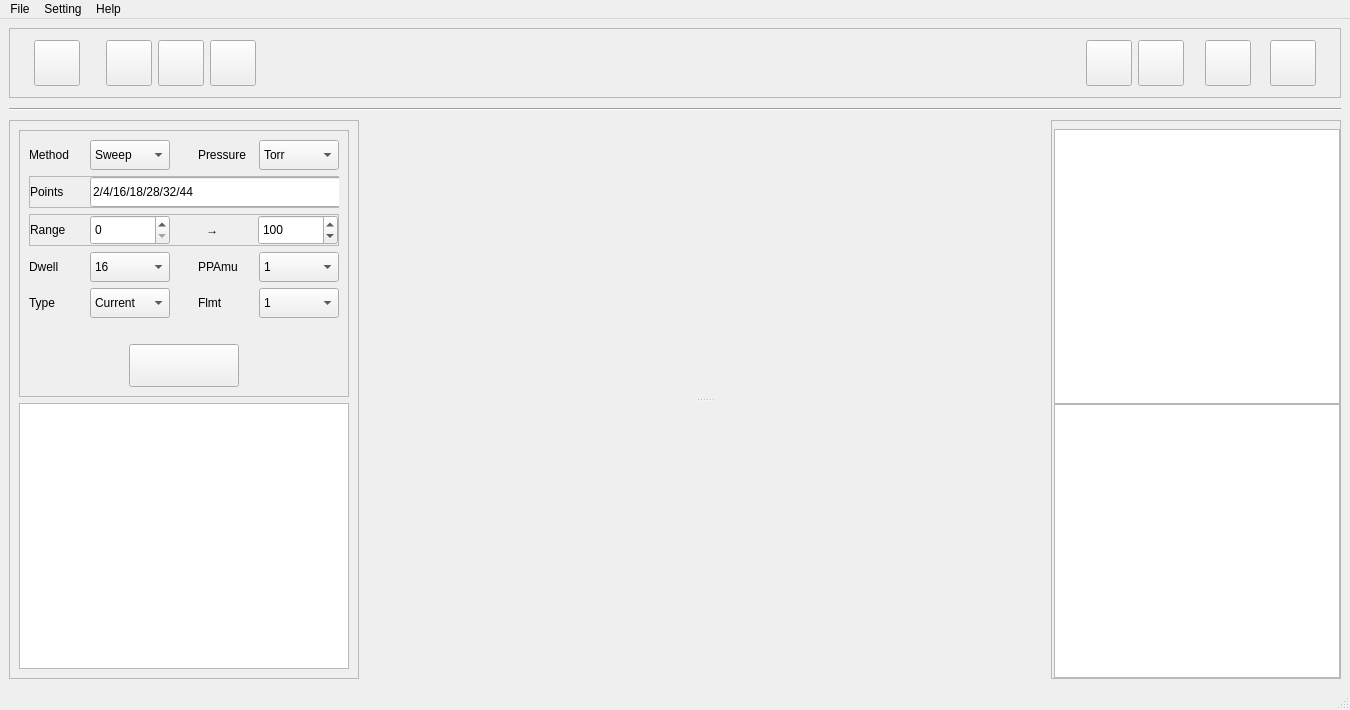
<?xml version="1.0" encoding="UTF-8"?>
<ui version="4.0">
 <class>MyRga</class>
 <widget class="QMainWindow" name="MyRga">
  <property name="geometry">
   <rect>
    <x>0</x>
    <y>0</y>
    <width>1350</width>
    <height>710</height>
   </rect>
  </property>
  <property name="minimumSize">
   <size>
    <width>1350</width>
    <height>710</height>
   </size>
  </property>
  <property name="windowTitle">
   <string>MyRga</string>
  </property>
  <widget class="QWidget" name="centralwidget">
   <layout class="QGridLayout" name="gridLayout_7" rowstretch="1,1,99">
    <item row="0" column="0">
     <widget class="QFrame" name="frm_toolbtns">
      <property name="frameShape">
       <enum>QFrame::StyledPanel</enum>
      </property>
      <property name="frameShadow">
       <enum>QFrame::Raised</enum>
      </property>
      <layout class="QGridLayout" name="gridLayout_2">
       <item row="0" column="18">
        <spacer name="horizontalSpacer_15">
         <property name="orientation">
          <enum>Qt::Horizontal</enum>
         </property>
         <property name="sizeType">
          <enum>QSizePolicy::Fixed</enum>
         </property>
         <property name="sizeHint" stdset="0">
          <size>
           <width>13</width>
           <height>20</height>
          </size>
         </property>
        </spacer>
       </item>
       <item row="0" column="16">
        <spacer name="horizontalSpacer">
         <property name="orientation">
          <enum>Qt::Horizontal</enum>
         </property>
         <property name="sizeType">
          <enum>QSizePolicy::Fixed</enum>
         </property>
         <property name="sizeHint" stdset="0">
          <size>
           <width>15</width>
           <height>20</height>
          </size>
         </property>
        </spacer>
       </item>
       <item row="0" column="15">
        <widget class="QToolButton" name="tb_em">
         <property name="minimumSize">
          <size>
           <width>46</width>
           <height>46</height>
          </size>
         </property>
         <property name="maximumSize">
          <size>
           <width>46</width>
           <height>46</height>
          </size>
         </property>
         <property name="toolTip">
          <string>Toggle EM</string>
         </property>
         <property name="text">
          <string/>
         </property>
         <property name="icon">
          <iconset resource="resources/resources.qrc">
           <normaloff>:/Resource/Picture/svg/em_off.svg</normaloff>:/Resource/Picture/svg/em_off.svg</iconset>
         </property>
         <property name="iconSize">
          <size>
           <width>40</width>
           <height>40</height>
          </size>
         </property>
        </widget>
       </item>
       <item row="0" column="4">
        <widget class="QToolButton" name="tb_recipe">
         <property name="minimumSize">
          <size>
           <width>46</width>
           <height>46</height>
          </size>
         </property>
         <property name="maximumSize">
          <size>
           <width>46</width>
           <height>46</height>
          </size>
         </property>
         <property name="toolTip">
          <string>Recipe</string>
         </property>
         <property name="text">
          <string/>
         </property>
         <property name="icon">
          <iconset resource="resources/resources.qrc">
           <normaloff>:/Resource/Picture/svg/tune.svg</normaloff>:/Resource/Picture/svg/tune.svg</iconset>
         </property>
         <property name="iconSize">
          <size>
           <width>40</width>
           <height>40</height>
          </size>
         </property>
        </widget>
       </item>
       <item row="0" column="7">
        <widget class="QToolButton" name="tb_review">
         <property name="minimumSize">
          <size>
           <width>46</width>
           <height>46</height>
          </size>
         </property>
         <property name="maximumSize">
          <size>
           <width>46</width>
           <height>46</height>
          </size>
         </property>
         <property name="toolTip">
          <string>Data Review</string>
         </property>
         <property name="text">
          <string/>
         </property>
         <property name="icon">
          <iconset resource="resources/resources.qrc">
           <normaloff>:/Resource/Picture/svg/rollback.svg</normaloff>:/Resource/Picture/svg/rollback.svg</iconset>
         </property>
         <property name="iconSize">
          <size>
           <width>40</width>
           <height>40</height>
          </size>
         </property>
        </widget>
       </item>
       <item row="0" column="13">
        <spacer name="horizontalSpacer_3">
         <property name="orientation">
          <enum>Qt::Horizontal</enum>
         </property>
         <property name="sizeType">
          <enum>QSizePolicy::Expanding</enum>
         </property>
         <property name="sizeHint" stdset="0">
          <size>
           <width>40</width>
           <height>20</height>
          </size>
         </property>
        </spacer>
       </item>
       <item row="0" column="3">
        <spacer name="horizontalSpacer_11">
         <property name="orientation">
          <enum>Qt::Horizontal</enum>
         </property>
         <property name="sizeType">
          <enum>QSizePolicy::Fixed</enum>
         </property>
         <property name="sizeHint" stdset="0">
          <size>
           <width>20</width>
           <height>20</height>
          </size>
         </property>
        </spacer>
       </item>
       <item row="0" column="5">
        <widget class="QToolButton" name="tb_comm">
         <property name="minimumSize">
          <size>
           <width>46</width>
           <height>46</height>
          </size>
         </property>
         <property name="maximumSize">
          <size>
           <width>46</width>
           <height>46</height>
          </size>
         </property>
         <property name="toolTip">
          <string>Communication</string>
         </property>
         <property name="text">
          <string/>
         </property>
         <property name="icon">
          <iconset resource="resources/resources.qrc">
           <normaloff>:/Resource/Picture/svg/data_transfer.svg</normaloff>:/Resource/Picture/svg/data_transfer.svg</iconset>
         </property>
         <property name="iconSize">
          <size>
           <width>40</width>
           <height>40</height>
          </size>
         </property>
        </widget>
       </item>
       <item row="0" column="11">
        <spacer name="horizontalSpacer_2">
         <property name="orientation">
          <enum>Qt::Horizontal</enum>
         </property>
         <property name="sizeType">
          <enum>QSizePolicy::Expanding</enum>
         </property>
         <property name="sizeHint" stdset="0">
          <size>
           <width>40</width>
           <height>45</height>
          </size>
         </property>
        </spacer>
       </item>
       <item row="0" column="12">
        <widget class="QLabel" name="lb_logo">
         <property name="sizePolicy">
          <sizepolicy hsizetype="Fixed" vsizetype="Fixed">
           <horstretch>0</horstretch>
           <verstretch>0</verstretch>
          </sizepolicy>
         </property>
         <property name="minimumSize">
          <size>
           <width>375</width>
           <height>50</height>
          </size>
         </property>
         <property name="maximumSize">
          <size>
           <width>375</width>
           <height>50</height>
          </size>
         </property>
         <property name="baseSize">
          <size>
           <width>0</width>
           <height>0</height>
          </size>
         </property>
         <property name="text">
          <string/>
         </property>
         <property name="textFormat">
          <enum>Qt::RichText</enum>
         </property>
         <property name="pixmap">
          <pixmap resource="resources/resources.qrc">:/Resource/Picture/jpg/Inficon-Logo.jpg</pixmap>
         </property>
         <property name="scaledContents">
          <bool>true</bool>
         </property>
        </widget>
       </item>
       <item row="0" column="19">
        <widget class="QToolButton" name="tb_info">
         <property name="minimumSize">
          <size>
           <width>46</width>
           <height>46</height>
          </size>
         </property>
         <property name="maximumSize">
          <size>
           <width>46</width>
           <height>46</height>
          </size>
         </property>
         <property name="toolTip">
          <string>Information</string>
         </property>
         <property name="text">
          <string/>
         </property>
         <property name="icon">
          <iconset resource="resources/resources.qrc">
           <normaloff>:/Resource/Picture/svg/information.svg</normaloff>:/Resource/Picture/svg/information.svg</iconset>
         </property>
         <property name="iconSize">
          <size>
           <width>40</width>
           <height>40</height>
          </size>
         </property>
        </widget>
       </item>
       <item row="0" column="0">
        <spacer name="horizontalSpacer_14">
         <property name="orientation">
          <enum>Qt::Horizontal</enum>
         </property>
         <property name="sizeType">
          <enum>QSizePolicy::Fixed</enum>
         </property>
         <property name="sizeHint" stdset="0">
          <size>
           <width>15</width>
           <height>20</height>
          </size>
         </property>
        </spacer>
       </item>
       <item row="0" column="14">
        <widget class="QToolButton" name="tb_flmt">
         <property name="minimumSize">
          <size>
           <width>46</width>
           <height>46</height>
          </size>
         </property>
         <property name="maximumSize">
          <size>
           <width>46</width>
           <height>46</height>
          </size>
         </property>
         <property name="toolTip">
          <string>Toggle Filament</string>
         </property>
         <property name="styleSheet">
          <string notr="true"/>
         </property>
         <property name="text">
          <string/>
         </property>
         <property name="icon">
          <iconset resource="resources/resources.qrc">
           <normaloff>:/Resource/Picture/svg/filament_off.svg</normaloff>:/Resource/Picture/svg/filament_off.svg</iconset>
         </property>
         <property name="iconSize">
          <size>
           <width>40</width>
           <height>40</height>
          </size>
         </property>
         <property name="toolButtonStyle">
          <enum>Qt::ToolButtonIconOnly</enum>
         </property>
        </widget>
       </item>
       <item row="0" column="20">
        <spacer name="horizontalSpacer_12">
         <property name="orientation">
          <enum>Qt::Horizontal</enum>
         </property>
         <property name="sizeType">
          <enum>QSizePolicy::Fixed</enum>
         </property>
         <property name="sizeHint" stdset="0">
          <size>
           <width>15</width>
           <height>20</height>
          </size>
         </property>
        </spacer>
       </item>
       <item row="0" column="1">
        <widget class="QToolButton" name="tb_menu">
         <property name="minimumSize">
          <size>
           <width>46</width>
           <height>46</height>
          </size>
         </property>
         <property name="maximumSize">
          <size>
           <width>46</width>
           <height>46</height>
          </size>
         </property>
         <property name="toolTip">
          <string>Toggle Side</string>
         </property>
         <property name="text">
          <string/>
         </property>
         <property name="icon">
          <iconset resource="resources/resources.qrc">
           <normaloff>:/Resource/Picture/svg/menu.svg</normaloff>:/Resource/Picture/svg/menu.svg</iconset>
         </property>
         <property name="iconSize">
          <size>
           <width>40</width>
           <height>40</height>
          </size>
         </property>
        </widget>
       </item>
       <item row="0" column="17">
        <widget class="QToolButton" name="tb_link">
         <property name="minimumSize">
          <size>
           <width>46</width>
           <height>46</height>
          </size>
         </property>
         <property name="maximumSize">
          <size>
           <width>46</width>
           <height>46</height>
          </size>
         </property>
         <property name="toolTip">
          <string>Link</string>
         </property>
         <property name="text">
          <string/>
         </property>
         <property name="icon">
          <iconset resource="resources/resources.qrc">
           <normaloff>:/Resource/Picture/svg/broken_link.svg</normaloff>:/Resource/Picture/svg/broken_link.svg</iconset>
         </property>
         <property name="iconSize">
          <size>
           <width>40</width>
           <height>40</height>
          </size>
         </property>
        </widget>
       </item>
      </layout>
     </widget>
    </item>
    <item row="1" column="0">
     <widget class="Line" name="line">
      <property name="minimumSize">
       <size>
        <width>0</width>
        <height>10</height>
       </size>
      </property>
      <property name="styleSheet">
       <string notr="true">color: rgb(170, 0, 127);</string>
      </property>
      <property name="orientation">
       <enum>Qt::Horizontal</enum>
      </property>
     </widget>
    </item>
    <item row="2" column="0">
     <layout class="QHBoxLayout" name="horizontalLayout_4" stretch="1,99,1">
      <item>
       <widget class="QFrame" name="frm_left">
        <property name="frameShape">
         <enum>QFrame::StyledPanel</enum>
        </property>
        <property name="frameShadow">
         <enum>QFrame::Raised</enum>
        </property>
        <layout class="QGridLayout" name="gridLayout_5">
         <item row="0" column="0">
          <widget class="QFrame" name="frame_settings">
           <property name="minimumSize">
            <size>
             <width>330</width>
             <height>0</height>
            </size>
           </property>
           <property name="maximumSize">
            <size>
             <width>360</width>
             <height>16777215</height>
            </size>
           </property>
           <property name="frameShape">
            <enum>QFrame::StyledPanel</enum>
           </property>
           <property name="frameShadow">
            <enum>QFrame::Raised</enum>
           </property>
           <layout class="QGridLayout" name="gridLayout_4">
            <item row="2" column="0">
             <widget class="QFrame" name="frame_range">
              <property name="frameShape">
               <enum>QFrame::StyledPanel</enum>
              </property>
              <property name="frameShadow">
               <enum>QFrame::Raised</enum>
              </property>
              <layout class="QGridLayout" name="gridLayout">
               <property name="leftMargin">
                <number>0</number>
               </property>
               <property name="topMargin">
                <number>0</number>
               </property>
               <property name="rightMargin">
                <number>0</number>
               </property>
               <property name="bottomMargin">
                <number>0</number>
               </property>
               <property name="spacing">
                <number>0</number>
               </property>
               <item row="0" column="0">
                <layout class="QHBoxLayout" name="horizontalLayout_10">
                 <item>
                  <widget class="QLabel" name="lb_range">
                   <property name="minimumSize">
                    <size>
                     <width>60</width>
                     <height>30</height>
                    </size>
                   </property>
                   <property name="maximumSize">
                    <size>
                     <width>60</width>
                     <height>30</height>
                    </size>
                   </property>
                   <property name="toolTip">
                    <string>Sweep range</string>
                   </property>
                   <property name="text">
                    <string>Range</string>
                   </property>
                  </widget>
                 </item>
                 <item>
                  <widget class="QSpinBox" name="sb_start">
                   <property name="minimumSize">
                    <size>
                     <width>80</width>
                     <height>30</height>
                    </size>
                   </property>
                   <property name="maximumSize">
                    <size>
                     <width>80</width>
                     <height>30</height>
                    </size>
                   </property>
                   <property name="toolTip">
                    <string>Mass begin.</string>
                   </property>
                   <property name="minimum">
                    <number>0</number>
                   </property>
                   <property name="maximum">
                    <number>199</number>
                   </property>
                  </widget>
                 </item>
                 <item>
                  <widget class="QLabel" name="lb_arrow">
                   <property name="minimumSize">
                    <size>
                     <width>55</width>
                     <height>30</height>
                    </size>
                   </property>
                   <property name="maximumSize">
                    <size>
                     <width>16777215</width>
                     <height>16777215</height>
                    </size>
                   </property>
                   <property name="text">
                    <string>→ </string>
                   </property>
                   <property name="alignment">
                    <set>Qt::AlignCenter</set>
                   </property>
                  </widget>
                 </item>
                 <item>
                  <widget class="QSpinBox" name="sb_end">
                   <property name="minimumSize">
                    <size>
                     <width>80</width>
                     <height>30</height>
                    </size>
                   </property>
                   <property name="maximumSize">
                    <size>
                     <width>80</width>
                     <height>30</height>
                    </size>
                   </property>
                   <property name="toolTip">
                    <string>Mass end.</string>
                   </property>
                   <property name="minimum">
                    <number>1</number>
                   </property>
                   <property name="maximum">
                    <number>200</number>
                   </property>
                   <property name="value">
                    <number>100</number>
                   </property>
                  </widget>
                 </item>
                </layout>
               </item>
              </layout>
             </widget>
            </item>
            <item row="0" column="0">
             <layout class="QHBoxLayout" name="bl_method_pres">
              <item>
               <layout class="QHBoxLayout" name="horizontalLayout_3">
                <item>
                 <widget class="QLabel" name="label_5">
                  <property name="minimumSize">
                   <size>
                    <width>55</width>
                    <height>30</height>
                   </size>
                  </property>
                  <property name="maximumSize">
                   <size>
                    <width>55</width>
                    <height>30</height>
                   </size>
                  </property>
                  <property name="toolTip">
                   <string>Scan Method</string>
                  </property>
                  <property name="text">
                   <string>Method</string>
                  </property>
                  <property name="alignment">
                   <set>Qt::AlignLeading|Qt::AlignLeft|Qt::AlignVCenter</set>
                  </property>
                 </widget>
                </item>
                <item>
                 <widget class="QComboBox" name="cb_method">
                  <property name="minimumSize">
                   <size>
                    <width>80</width>
                    <height>30</height>
                   </size>
                  </property>
                  <property name="maximumSize">
                   <size>
                    <width>80</width>
                    <height>30</height>
                   </size>
                  </property>
                  <property name="toolTip">
                   <string>Scan method.</string>
                  </property>
                  <item>
                   <property name="text">
                    <string>Sweep</string>
                   </property>
                  </item>
                  <item>
                   <property name="text">
                    <string>Points</string>
                   </property>
                  </item>
                 </widget>
                </item>
               </layout>
              </item>
              <item>
               <spacer name="horizontalSpacer_4">
                <property name="orientation">
                 <enum>Qt::Horizontal</enum>
                </property>
                <property name="sizeHint" stdset="0">
                 <size>
                  <width>40</width>
                  <height>20</height>
                 </size>
                </property>
               </spacer>
              </item>
              <item>
               <layout class="QHBoxLayout" name="horizontalLayout_12">
                <item>
                 <widget class="QLabel" name="label_10">
                  <property name="minimumSize">
                   <size>
                    <width>55</width>
                    <height>30</height>
                   </size>
                  </property>
                  <property name="maximumSize">
                   <size>
                    <width>55</width>
                    <height>30</height>
                   </size>
                  </property>
                  <property name="toolTip">
                   <string>Pressure Unit</string>
                  </property>
                  <property name="text">
                   <string>Pressure</string>
                  </property>
                 </widget>
                </item>
                <item>
                 <widget class="QComboBox" name="cb_unitpressure">
                  <property name="minimumSize">
                   <size>
                    <width>80</width>
                    <height>30</height>
                   </size>
                  </property>
                  <property name="maximumSize">
                   <size>
                    <width>80</width>
                    <height>30</height>
                   </size>
                  </property>
                  <property name="toolTip">
                   <string>Pressure unit for total pressure and partial pressure.</string>
                  </property>
                  <item>
                   <property name="text">
                    <string>Torr</string>
                   </property>
                  </item>
                  <item>
                   <property name="text">
                    <string>mBar</string>
                   </property>
                  </item>
                  <item>
                   <property name="text">
                    <string>Pa</string>
                   </property>
                  </item>
                 </widget>
                </item>
               </layout>
              </item>
             </layout>
            </item>
            <item row="5" column="0">
             <spacer name="verticalSpacer">
              <property name="orientation">
               <enum>Qt::Vertical</enum>
              </property>
              <property name="sizeType">
               <enum>QSizePolicy::Fixed</enum>
              </property>
              <property name="sizeHint" stdset="0">
               <size>
                <width>20</width>
                <height>20</height>
               </size>
              </property>
             </spacer>
            </item>
            <item row="6" column="0">
             <layout class="QHBoxLayout" name="bl_ctrl">
              <item>
               <spacer name="horizontalSpacer_8">
                <property name="orientation">
                 <enum>Qt::Horizontal</enum>
                </property>
                <property name="sizeHint" stdset="0">
                 <size>
                  <width>40</width>
                  <height>20</height>
                 </size>
                </property>
               </spacer>
              </item>
              <item>
               <widget class="QToolButton" name="tb_ctrl">
                <property name="minimumSize">
                 <size>
                  <width>110</width>
                  <height>42</height>
                 </size>
                </property>
                <property name="toolTip">
                 <string>Start</string>
                </property>
                <property name="text">
                 <string/>
                </property>
                <property name="icon">
                 <iconset resource="resources/resources.qrc">
                  <normaloff>:/Resource/Picture/svg/resume_button.svg</normaloff>:/Resource/Picture/svg/resume_button.svg</iconset>
                </property>
                <property name="iconSize">
                 <size>
                  <width>36</width>
                  <height>36</height>
                 </size>
                </property>
               </widget>
              </item>
              <item>
               <spacer name="horizontalSpacer_5">
                <property name="orientation">
                 <enum>Qt::Horizontal</enum>
                </property>
                <property name="sizeHint" stdset="0">
                 <size>
                  <width>40</width>
                  <height>20</height>
                 </size>
                </property>
               </spacer>
              </item>
             </layout>
            </item>
            <item row="3" column="0">
             <layout class="QHBoxLayout" name="bl_dwell_ppamu">
              <item>
               <layout class="QHBoxLayout" name="horizontalLayout_5">
                <item>
                 <widget class="QLabel" name="label_7">
                  <property name="minimumSize">
                   <size>
                    <width>55</width>
                    <height>30</height>
                   </size>
                  </property>
                  <property name="maximumSize">
                   <size>
                    <width>55</width>
                    <height>30</height>
                   </size>
                  </property>
                  <property name="toolTip">
                   <string>Scan Dwell</string>
                  </property>
                  <property name="text">
                   <string>Dwell</string>
                  </property>
                 </widget>
                </item>
                <item>
                 <widget class="QComboBox" name="cb_dwell">
                  <property name="minimumSize">
                   <size>
                    <width>80</width>
                    <height>30</height>
                   </size>
                  </property>
                  <property name="maximumSize">
                   <size>
                    <width>80</width>
                    <height>30</height>
                   </size>
                  </property>
                  <property name="toolTip">
                   <string>Point dwell time(ms).</string>
                  </property>
                  <property name="currentIndex">
                   <number>2</number>
                  </property>
                  <item>
                   <property name="text">
                    <string>4</string>
                   </property>
                  </item>
                  <item>
                   <property name="text">
                    <string>8</string>
                   </property>
                  </item>
                  <item>
                   <property name="text">
                    <string>16</string>
                   </property>
                  </item>
                  <item>
                   <property name="text">
                    <string>32</string>
                   </property>
                  </item>
                  <item>
                   <property name="text">
                    <string>64</string>
                   </property>
                  </item>
                  <item>
                   <property name="text">
                    <string>128</string>
                   </property>
                  </item>
                  <item>
                   <property name="text">
                    <string>256</string>
                   </property>
                  </item>
                 </widget>
                </item>
               </layout>
              </item>
              <item>
               <spacer name="horizontalSpacer_18">
                <property name="orientation">
                 <enum>Qt::Horizontal</enum>
                </property>
                <property name="sizeHint" stdset="0">
                 <size>
                  <width>40</width>
                  <height>20</height>
                 </size>
                </property>
               </spacer>
              </item>
              <item>
               <layout class="QHBoxLayout" name="horizontalLayout_6">
                <item>
                 <widget class="QLabel" name="label_11">
                  <property name="minimumSize">
                   <size>
                    <width>55</width>
                    <height>30</height>
                   </size>
                  </property>
                  <property name="maximumSize">
                   <size>
                    <width>55</width>
                    <height>30</height>
                   </size>
                  </property>
                  <property name="toolTip">
                   <string>Scan PPAmu</string>
                  </property>
                  <property name="text">
                   <string>PPAmu</string>
                  </property>
                 </widget>
                </item>
                <item>
                 <widget class="QComboBox" name="cb_ppamu">
                  <property name="minimumSize">
                   <size>
                    <width>80</width>
                    <height>30</height>
                   </size>
                  </property>
                  <property name="maximumSize">
                   <size>
                    <width>80</width>
                    <height>30</height>
                   </size>
                  </property>
                  <property name="toolTip">
                   <string>Points per amu.</string>
                  </property>
                  <property name="currentIndex">
                   <number>0</number>
                  </property>
                  <item>
                   <property name="text">
                    <string>1</string>
                   </property>
                  </item>
                  <item>
                   <property name="text">
                    <string>5</string>
                   </property>
                  </item>
                  <item>
                   <property name="text">
                    <string>10</string>
                   </property>
                  </item>
                 </widget>
                </item>
               </layout>
              </item>
             </layout>
            </item>
            <item row="1" column="0">
             <widget class="QFrame" name="frame_points">
              <property name="frameShape">
               <enum>QFrame::StyledPanel</enum>
              </property>
              <property name="frameShadow">
               <enum>QFrame::Raised</enum>
              </property>
              <layout class="QGridLayout" name="gridLayout_3">
               <property name="leftMargin">
                <number>0</number>
               </property>
               <property name="topMargin">
                <number>0</number>
               </property>
               <property name="rightMargin">
                <number>0</number>
               </property>
               <property name="bottomMargin">
                <number>0</number>
               </property>
               <property name="spacing">
                <number>0</number>
               </property>
               <item row="0" column="0">
                <layout class="QHBoxLayout" name="horizontalLayout_19">
                 <item>
                  <widget class="QLabel" name="lb_points">
                   <property name="minimumSize">
                    <size>
                     <width>60</width>
                     <height>30</height>
                    </size>
                   </property>
                   <property name="maximumSize">
                    <size>
                     <width>60</width>
                     <height>30</height>
                    </size>
                   </property>
                   <property name="toolTip">
                    <string>Selected points</string>
                   </property>
                   <property name="text">
                    <string>Points</string>
                   </property>
                  </widget>
                 </item>
                 <item>
                  <widget class="QLineEdit" name="le_points">
                   <property name="sizePolicy">
                    <sizepolicy hsizetype="Maximum" vsizetype="Fixed">
                     <horstretch>0</horstretch>
                     <verstretch>0</verstretch>
                    </sizepolicy>
                   </property>
                   <property name="minimumSize">
                    <size>
                     <width>300</width>
                     <height>30</height>
                    </size>
                   </property>
                   <property name="maximumSize">
                    <size>
                     <width>16777215</width>
                     <height>16777215</height>
                    </size>
                   </property>
                   <property name="toolTip">
                    <string>Mass points.</string>
                   </property>
                   <property name="text">
                    <string>2/4/16/18/28/32/44</string>
                   </property>
                  </widget>
                 </item>
                </layout>
               </item>
              </layout>
             </widget>
            </item>
            <item row="4" column="0">
             <layout class="QHBoxLayout" name="bl_type_flmt">
              <item>
               <layout class="QHBoxLayout" name="horizontalLayout_2">
                <item>
                 <widget class="QLabel" name="label_6">
                  <property name="minimumSize">
                   <size>
                    <width>55</width>
                    <height>30</height>
                   </size>
                  </property>
                  <property name="maximumSize">
                   <size>
                    <width>55</width>
                    <height>30</height>
                   </size>
                  </property>
                  <property name="toolTip">
                   <string>Data type</string>
                  </property>
                  <property name="text">
                   <string>Type</string>
                  </property>
                 </widget>
                </item>
                <item>
                 <widget class="QComboBox" name="cb_unitreport">
                  <property name="minimumSize">
                   <size>
                    <width>80</width>
                    <height>30</height>
                   </size>
                  </property>
                  <property name="maximumSize">
                   <size>
                    <width>80</width>
                    <height>30</height>
                   </size>
                  </property>
                  <property name="toolTip">
                   <string>Report unit type.</string>
                  </property>
                  <item>
                   <property name="text">
                    <string>Current</string>
                   </property>
                  </item>
                  <item>
                   <property name="text">
                    <string>PP</string>
                   </property>
                  </item>
                 </widget>
                </item>
               </layout>
              </item>
              <item>
               <spacer name="horizontalSpacer_19">
                <property name="orientation">
                 <enum>Qt::Horizontal</enum>
                </property>
                <property name="sizeHint" stdset="0">
                 <size>
                  <width>40</width>
                  <height>20</height>
                 </size>
                </property>
               </spacer>
              </item>
              <item>
               <layout class="QHBoxLayout" name="horizontalLayout_17">
                <item>
                 <widget class="QLabel" name="label_13">
                  <property name="minimumSize">
                   <size>
                    <width>55</width>
                    <height>30</height>
                   </size>
                  </property>
                  <property name="maximumSize">
                   <size>
                    <width>55</width>
                    <height>30</height>
                   </size>
                  </property>
                  <property name="toolTip">
                   <string>Select filament</string>
                  </property>
                  <property name="text">
                   <string>Flmt</string>
                  </property>
                 </widget>
                </item>
                <item>
                 <widget class="QComboBox" name="cb_flmt">
                  <property name="minimumSize">
                   <size>
                    <width>80</width>
                    <height>30</height>
                   </size>
                  </property>
                  <property name="maximumSize">
                   <size>
                    <width>80</width>
                    <height>30</height>
                   </size>
                  </property>
                  <property name="toolTip">
                   <string>Filament index for this recipe.</string>
                  </property>
                  <item>
                   <property name="text">
                    <string>1</string>
                   </property>
                  </item>
                  <item>
                   <property name="text">
                    <string>2</string>
                   </property>
                  </item>
                 </widget>
                </item>
               </layout>
              </item>
             </layout>
            </item>
           </layout>
          </widget>
         </item>
         <item row="1" column="0">
          <widget class="QTableWidget" name="tw_data">
           <property name="sizePolicy">
            <sizepolicy hsizetype="Expanding" vsizetype="Expanding">
             <horstretch>0</horstretch>
             <verstretch>0</verstretch>
            </sizepolicy>
           </property>
           <property name="minimumSize">
            <size>
             <width>0</width>
             <height>0</height>
            </size>
           </property>
           <property name="maximumSize">
            <size>
             <width>16777215</width>
             <height>16777215</height>
            </size>
           </property>
          </widget>
         </item>
        </layout>
       </widget>
      </item>
      <item>
       <widget class="QSplitter" name="chart_splitter">
        <property name="sizePolicy">
         <sizepolicy hsizetype="Preferred" vsizetype="Preferred">
          <horstretch>0</horstretch>
          <verstretch>0</verstretch>
         </sizepolicy>
        </property>
        <property name="minimumSize">
         <size>
          <width>0</width>
          <height>0</height>
         </size>
        </property>
        <property name="orientation">
         <enum>Qt::Vertical</enum>
        </property>
        <property name="opaqueResize">
         <bool>false</bool>
        </property>
        <property name="handleWidth">
         <number>2</number>
        </property>
        <property name="childrenCollapsible">
         <bool>false</bool>
        </property>
        <widget class="QCustomPlot" name="qcp_line" native="true">
         <property name="sizePolicy">
          <sizepolicy hsizetype="Maximum" vsizetype="Preferred">
           <horstretch>0</horstretch>
           <verstretch>0</verstretch>
          </sizepolicy>
         </property>
        </widget>
        <widget class="QCustomPlot" name="qcp_spec" native="true"/>
       </widget>
      </item>
      <item>
       <widget class="QFrame" name="frm_misc">
        <property name="minimumSize">
         <size>
          <width>290</width>
          <height>0</height>
         </size>
        </property>
        <property name="frameShape">
         <enum>QFrame::StyledPanel</enum>
        </property>
        <property name="frameShadow">
         <enum>QFrame::Raised</enum>
        </property>
        <layout class="QGridLayout" name="gridLayout_6">
         <property name="leftMargin">
          <number>2</number>
         </property>
         <property name="topMargin">
          <number>8</number>
         </property>
         <property name="rightMargin">
          <number>0</number>
         </property>
         <property name="bottomMargin">
          <number>0</number>
         </property>
         <property name="spacing">
          <number>0</number>
         </property>
         <item row="0" column="0">
          <widget class="QSplitter" name="splitter">
           <property name="orientation">
            <enum>Qt::Vertical</enum>
           </property>
           <property name="handleWidth">
            <number>0</number>
           </property>
           <widget class="QTableWidget" name="tw_info">
            <property name="sizePolicy">
             <sizepolicy hsizetype="Expanding" vsizetype="Expanding">
              <horstretch>0</horstretch>
              <verstretch>0</verstretch>
             </sizepolicy>
            </property>
            <property name="minimumSize">
             <size>
              <width>0</width>
              <height>0</height>
             </size>
            </property>
            <property name="maximumSize">
             <size>
              <width>16777215</width>
              <height>16777215</height>
             </size>
            </property>
           </widget>
           <widget class="QTextBrowser" name="tb_misc"/>
          </widget>
         </item>
        </layout>
       </widget>
      </item>
     </layout>
    </item>
   </layout>
  </widget>
  <widget class="QMenuBar" name="menubar">
   <property name="geometry">
    <rect>
     <x>0</x>
     <y>0</y>
     <width>1350</width>
     <height>22</height>
    </rect>
   </property>
   <widget class="QMenu" name="menuFile">
    <property name="title">
     <string>File</string>
    </property>
    <addaction name="actionReview"/>
    <addaction name="actionExit"/>
   </widget>
   <widget class="QMenu" name="menuSetting">
    <property name="title">
     <string>Setting</string>
    </property>
    <addaction name="actionRecipe"/>
    <addaction name="actionComm"/>
   </widget>
   <widget class="QMenu" name="menuHelp">
    <property name="title">
     <string>Help</string>
    </property>
    <addaction name="actionManual"/>
    <addaction name="actionAbout"/>
   </widget>
   <addaction name="menuFile"/>
   <addaction name="menuSetting"/>
   <addaction name="menuHelp"/>
  </widget>
  <widget class="QStatusBar" name="statusbar"/>
  <action name="actionReview">
   <property name="text">
    <string>Review</string>
   </property>
  </action>
  <action name="actionRecipe">
   <property name="text">
    <string>Recipe</string>
   </property>
  </action>
  <action name="actionComm">
   <property name="text">
    <string>Comm</string>
   </property>
  </action>
  <action name="actionManual">
   <property name="text">
    <string>Manual</string>
   </property>
  </action>
  <action name="actionAbout">
   <property name="text">
    <string>About</string>
   </property>
  </action>
  <action name="actionExit">
   <property name="text">
    <string>Exit</string>
   </property>
  </action>
 </widget>
 <customwidgets>
  <customwidget>
   <class>QCustomPlot</class>
   <extends>QWidget</extends>
   <header location="global">chart_plugin/qcustomplot.h</header>
   <container>1</container>
  </customwidget>
 </customwidgets>
 <resources>
  <include location="resources/resources.qrc"/>
 </resources>
 <connections/>
</ui>
